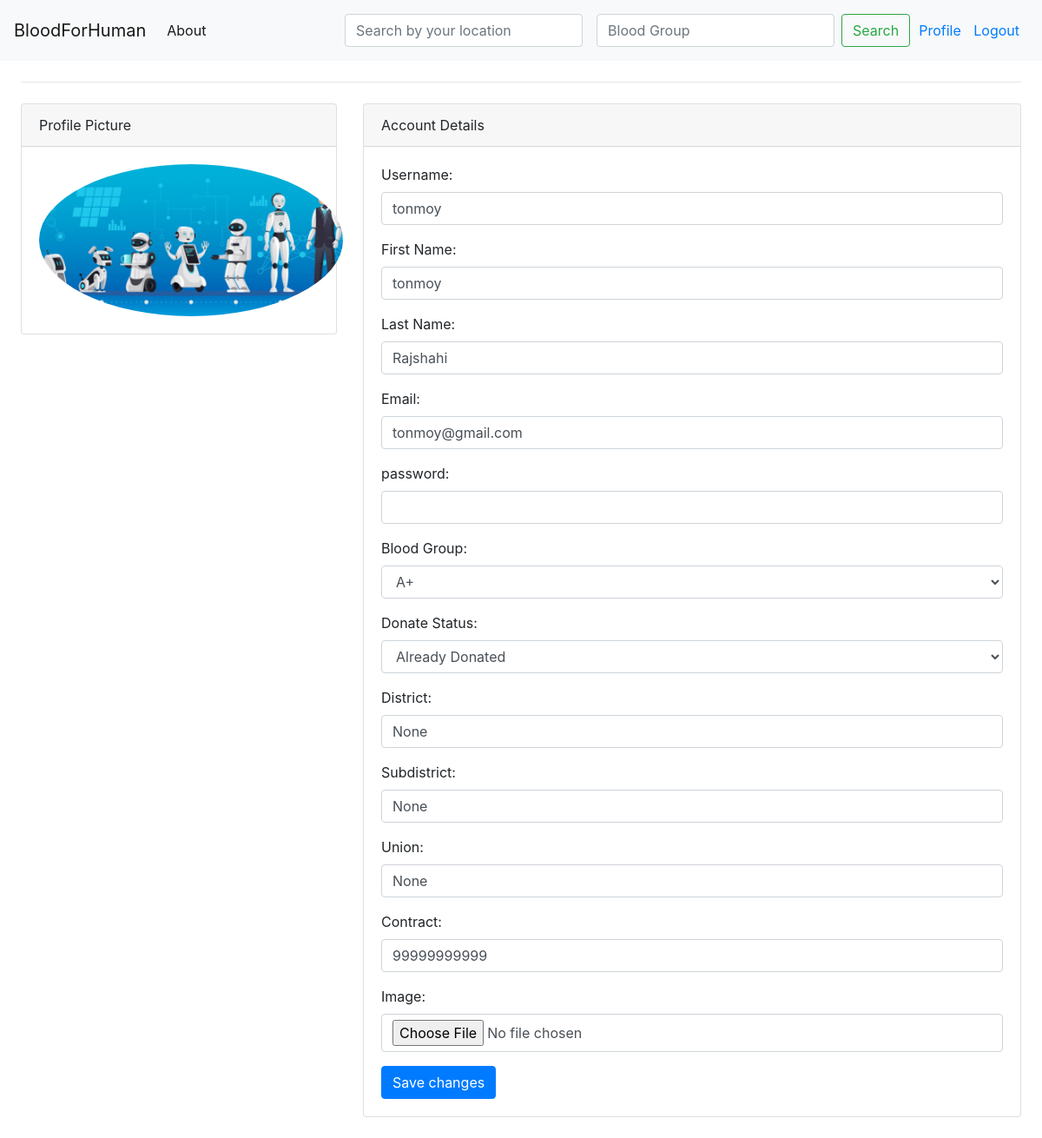
The page /profile/update/17 (signed in) on the database as committed earlier.
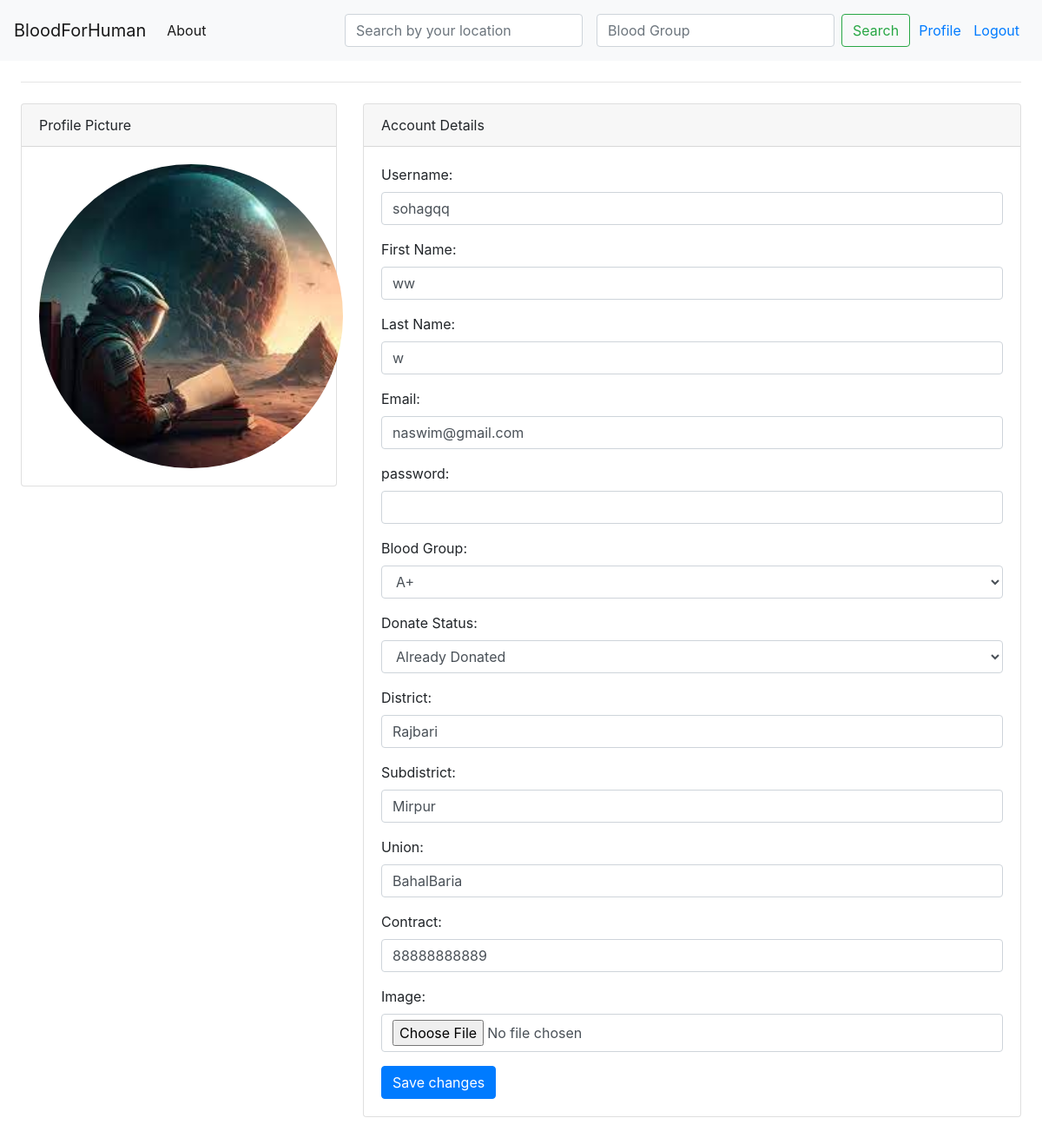
The same page on the database as committed later.
### accounts/models.py (models this page shows, shortened)
class CustomUser(AbstractUser):
    username = models.CharField(max_length=50, unique=True)
    first_name = models.CharField(max_length=40,null=True, blank=True)
    last_name = models.CharField(max_length=40, null=True, blank=True)
    email = models.EmailField(unique=True)
    password = models.CharField(max_length=50)
    bloodgroup = models.CharField(max_length=10)
    registertime = models.DateTimeField(auto_now_add=True)
    updatetime = models.DateTimeField(auto_now=True)
    donateStatus = models.BooleanField(choices=DONATE_CHOICES, default=True, null=True, blank=True)
    district = models.CharField(max_length = 100, null=True, blank=True)
    subdistrict = models.CharField(max_length = 100, null=True, blank=True)
    union = models.CharField(max_length = 100, null=True, blank=True)
    contract = models.CharField(max_length=11)
    image = models.ImageField(upload_to='profile_images/', blank=True, null=True)
    location_track = models.CharField(max_length=500)

### accounts/views.py (the view, shortened to what this page needs)
# urls.py: path('profile/update/<int:pk>', ProfileUpdateView.as_view(), name='updateprofile'),
class ProfileUpdateView(LoginRequiredMixin, UpdateView):
    template_name = "profileUpdate.html"
    model = CustomUser
    form_class = CustomForms
    success_url = reverse_lazy('profile')

### accounts/forms.py
class CustomForms(forms.ModelForm):
    class Meta:
        model = CustomUser
        fields = ['username', 'first_name', 'last_name', 'email', 'password', 'bloodgroup', 'donateStatus',
                  'district','subdistrict', 'union', 'contract', 'image']

### Contextprocessor/context_processor.py (called while the page is built)
def profile_picture(request):
    if request.user.is_authenticated:
        profile_image = request.user.image if hasattr(request.user, 'image') else None
        print('profile_image==== context=',profile_image)
        return {'profile_image': profile_image}
    return {}

### accounts/templates/profileUpdate.html (shortened to what the changed rows need)
{% extends "base.html" %}
{% load static %}
{% block content %}
<div class="container-xl px-4 mt-4">
    <div class="row">
        <div class="col-xl-4">
            <div class="card mb-4 mb-xl-0">
                <div class="card-body text-center">
                    {% if object.image %}
                    <img class="image" class="img-account-profile rounded-circle mb-2" src="{{ object.image.url }}" alt="">
                     {% endif %}
                </div>
            </div>
        </div>
        <div class="col-xl-8">
            <div class="card mb-4">
                <div class="card-body">
                    <form method="post" enctype="multipart/form-data">
                        <div class="form-group">
                            <label for="id_username">Username:</label>
                            <input type="text" class="form-control" id="id_username" name="username" required value={{object.username}}>
                        </div>
                        <div class="form-group">
                            <label for="id_first_name">First Name:</label>
                            <input type="text" class="form-control" id="id_first_name" name="first_name" required  value={{object.first_name}}>
                        </div>
                        <div class="form-group">
                            <label for="id_last_name">Last Name:</label>
                            <input type="text" class="form-control" id="id_last_name" name="last_name" required  value={{object.last_name}}>
                        </div>
                        <div class="form-group">
                            <label for="id_email">Email:</label>
                            <input type="email" class="form-control" id="id_email" name="email" required  value={{object.email}}>
                        </div>
                        <div class="form-group">
                            <label for="id_district">District:</label>
                            <input type="text" class="form-control" id="id_district" name="district" required  value={{object.district}}>
                        </div>
                        <div class="form-group">
                            <label for="id_subdistrict">Subdistrict:</label>
                            <input type="text" class="form-control" id="id_subdistrict" name="subdistrict" required  value={{object.subdistrict}}>
                        </div>
                        <div class="form-group">
                            <label for="id_union">Union:</label>
                            <input type="text" class="form-control" id="id_union" name="union" required  value={{object.union}}>
                        </div>
                        <div class="form-group">
                            <label for="id_contract">Contract:</label>
                            <input type="text" class="form-control" id="id_contract" name="contract" required  value={{object.contract}}>
                        </div>
                        <div class="form-group">
                            <label for="id_image">Image:</label>
                            <input type="file" class="form-control" id="id_image" name="image" value={{object.image}}>
                        </div>
                    </form>
                </div>
            </div>
        </div>
    </div>
</div>
{% endblock content %}

Rows that differ between the two databases and show on the page:
changed CustomUser: image: a different picture; username "tonmoy" → "sohagqq"; first_name "tonmoy" → "ww"; last_name "Rajshahi" → "w"; email "tonmoy@gmail.com" → "naswim@gmail.com"; district "None" → "Rajbari"; subdistrict "None" → "Mirpur"; union "None" → "BahalBaria"; contract "99999999999" → "88888888889"
